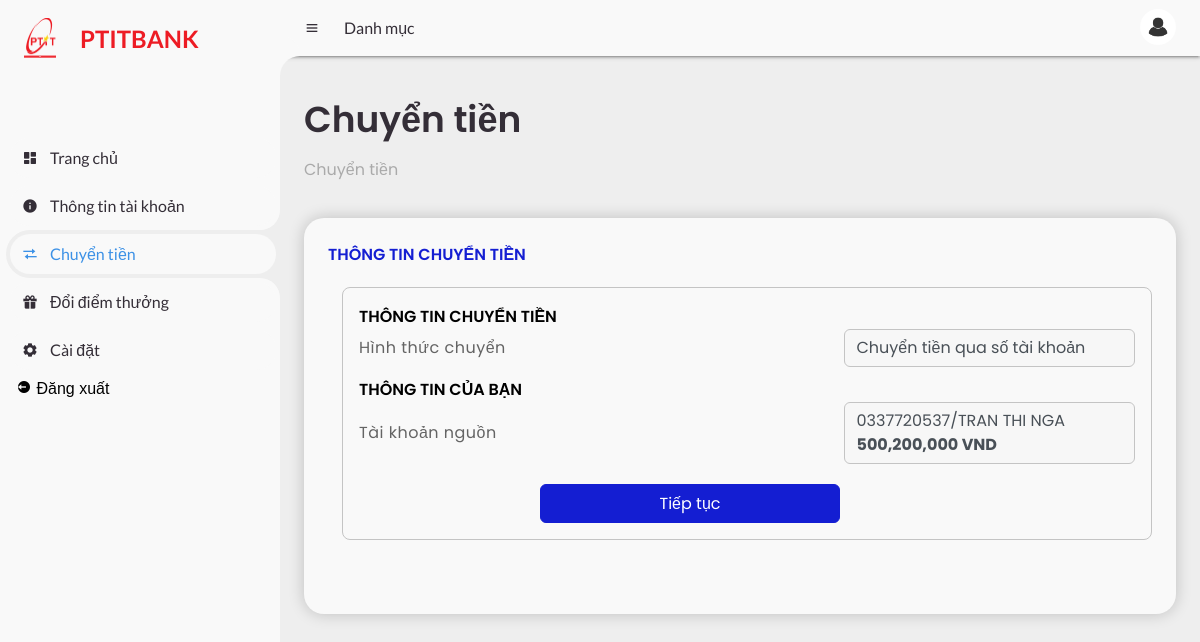
/account/transfer-money (signed in), run on an earlier commit of the app's database.
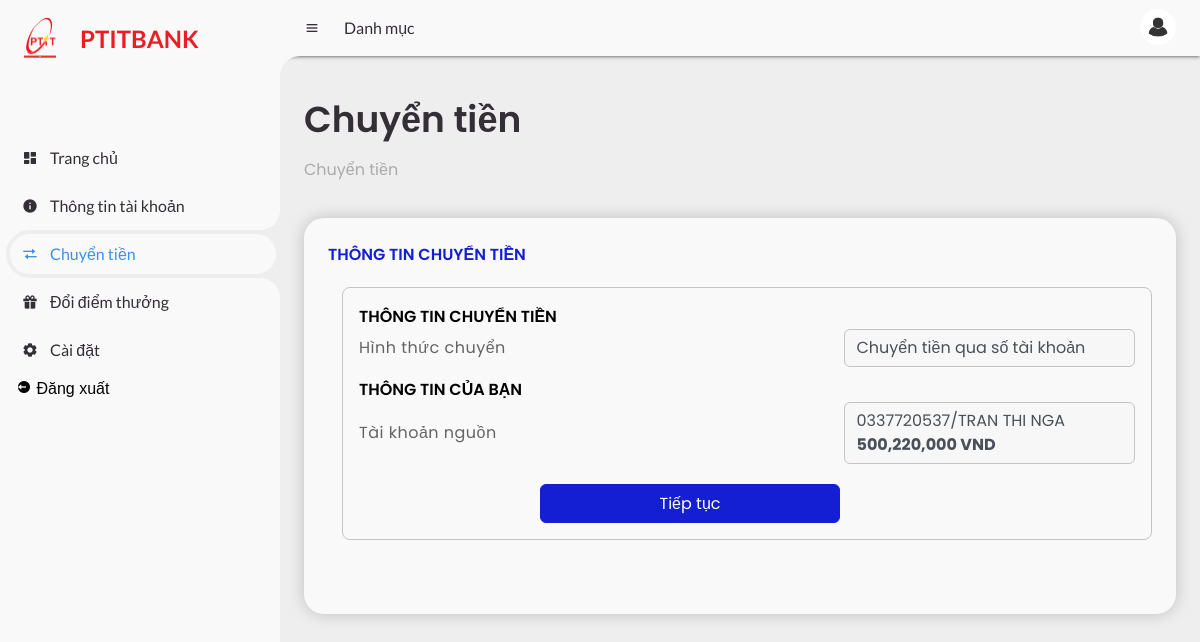
And on a later commit of the database.
### tables this page shows
CREATE TABLE "Account" (
    AccountID TEXT,
    CustomerID TEXT,
    Username TEXT NOT NULL,
    Password TEXT NOT NULL,
    AccountType TEXT,
    Balance DECIMAL(15, 2),
    DateOpened DATE,
    accountNumber TEXT UNIQUE,
    Status TEXT,
    PinCode TEXT,
    creditScored INTEGER
);

### app/routes/home_route.py (the view)
@home_bp.route("/account/transfer-money")
def transfer_money():
    from app.services.account_service import get_detail_account, remove_accents
    account_id = session.get("account_id")
    message, category, [account, customer] = get_detail_account(account_id)
    if category == "danger":
        flash(message, category)
        return redirect(url_for("auth.login"))
    customer.FirstName = remove_accents(customer.FirstName.upper())
    customer.LastName = remove_accents(customer.LastName.upper())
    return render_template("transfer_money.html", account=account, customer=customer)

### app/services/account_service.py (called while the page is built)
def get_detail_account(account_id):
    if not account_id:
        return "Bạn chưa đăng nhập", "danger", [None, None]
    account = Account.query.get(account_id)
    if not account:
        return "Tài khoản không tồn tại", "danger", [None, None]
    customer = Customer.query.filter_by(CustomerID=account.CustomerID).first()
    return "", "success", [account, customer]

def remove_accents(input_str):
    nfkd_form = unicodedata.normalize("NFKD", input_str)
    return "".join([c for c in nfkd_form if not unicodedata.combining(c)])

### app/templates/transfer_money.html (shortened to what this page needs)
<!DOCTYPE html>
<html lang="en">
  <head>
    <link
      href="https://unpkg.com/boxicons@2.0.9/css/boxicons.min.css"
      rel="stylesheet"
    />
    <link rel="stylesheet" href="../static/css/transfer_money.css" />
  </head>
  <body>
    <section id="sidebar">
      <a href="/" class="brand">
        <div class="logo"></div>
        <span class="text">PTITBANK</span>
      </a>
      <ul class="side-menu top">
        <li>
          <a href="/">
            <i class="bx bxs-dashboard"></i>
            <span class="text">Trang chủ</span>
          </a>
        </li>
        <li>
          <a href="/account/profile">
            <i class="bx bxs-info-circle"></i>
            <span class="text">Thông tin tài khoản</span>
          </a>
        </li>
        <li class="active">
          <a href="#">
            <i class="bx bx-transfer"></i>
            <span class="text">Chuyển tiền</span>
          </a>
        </li>
        <li>
          <a href="/account/credit-score">
            <i class="bx bxs-gift"></i>
            <span class="text">Đổi điểm thưởng</span>
          </a>
        </li>
        <li>
          <a href="/account/settings">
            <i class="bx bxs-cog"></i>
            <span class="text">Cài đặt</span>
          </a>
        </li>
        <form action="{{ url_for('auth.logout') }}" method="POST">
          <li>
            <button type="submit" class="logout">
              <i class="bx bxs-log-out-circle"></i>
              <span class="text">Đăng xuất</span>
            </button>
          </li>
        </form>
      </ul>
    </section>
    <section id="content">
      <nav>
        <i class="bx bx-menu"></i>
        <a href="#" class="nav-link">Danh mục</a>
        <a href="/account/profile" class="profile">
          <img src="../static/images/avatar_user.png" />
        </a>
      </nav>
      <main>
        <div class="head-title">
          <div class="left">
            <h1>Chuyển tiền</h1>
            <ul class="breadcrumb">
              <li>
                <a href="#">Chuyển tiền</a>
              </li>
            </ul>
          </div>
        </div>
        <ul class="box-info">
          <li>
            <div class="my-info">
              <div class="my-info-title">Thông tin chuyển tiền</div>
              <div class="detail-wrapper">
                <div class="detail">
                  <div class="detail-title">Thông tin chuyển tiền</div>
                  <div class="method-wrapper">
                    <div class="method-text">Hình thức chuyển</div>
                    <div class="method-detail">
                      Chuyển tiền qua số tài khoản
                    </div>
                  </div>
                </div>
                <div class="detail">
                  <div class="detail-title">Thông tin của bạn</div>
                  <div class="method-wrapper">
                    <div class="method-text">Tài khoản nguồn</div>
                    <div class="method-detail my-account-info">
                      <div class="main-account">
                        {{account.accountNumber}}/{{customer.FirstName + " " +
                        customer.LastName}}
                      </div>
                      <div class="amount">
                        <strong
                          >{{'{:,.0f}'.format(account.Balance)}} VND</strong
                        >
                      </div>
                    </div>
                  </div>
                </div>
                <a
                  style="display: block"
                  href="/account/transfer-money/confirm-receiver-info"
                  class="my-info-confirm"
                  >Tiếp tục</a
                >
              </div>
            </div>
          </li>
        </ul>
      </main>
    </section>
  </body>
</html>

What changed in the data, as far as the page shows it:
changed Account: Balance "500,200,000" → "500,220,000"
